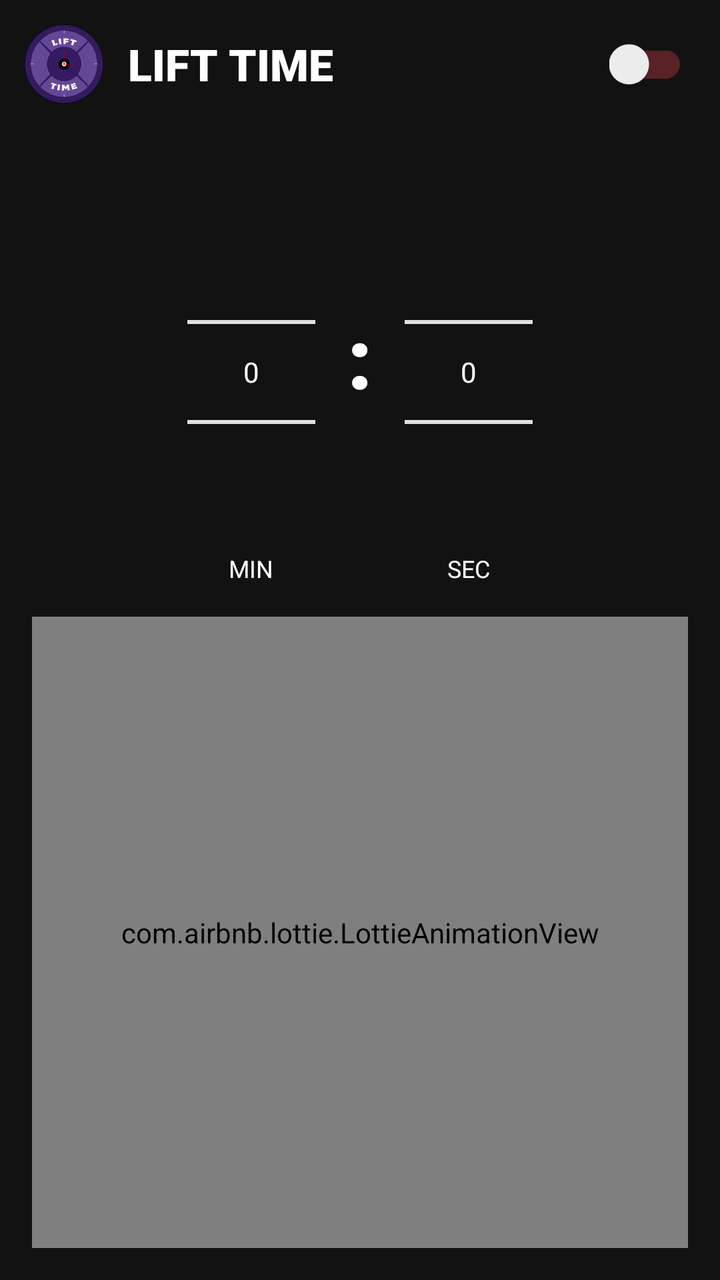
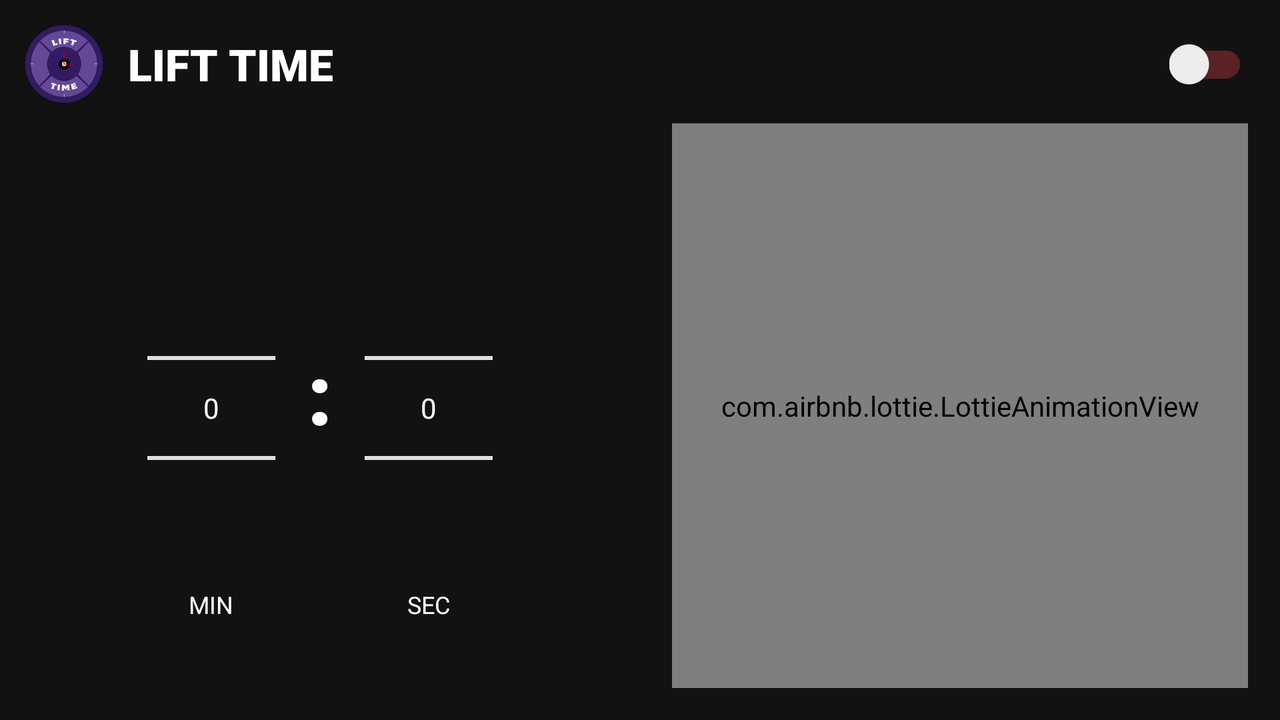

First picture: res/layout/ on a phone held upright. Second picture: the repository's own variant of that layout, on a device whose configuration matches the variant's folder. Source for both follows.
<!-- AndroidManifest.xml: application theme AppTheme -->
<!-- res/layout/main_fragment.xml -->
<?xml version="1.0" encoding="utf-8"?>
<layout xmlns:android="http://schemas.android.com/apk/res/android"
    xmlns:app="http://schemas.android.com/apk/res-auto"
    xmlns:tools="http://schemas.android.com/tools">

    <data>
        <variable
            name="viewmodel"
            type="r2.studios.lifttime.ui.main.MainViewModel" />
    </data>

    <androidx.constraintlayout.widget.ConstraintLayout
        android:id="@+id/main"
        android:layout_width="match_parent"
        android:layout_height="match_parent"
        android:background="@color/colorBackground"
        tools:context=".ui.main.MainFragment">

        <ImageView
            android:id="@+id/imageView"
            android:layout_width="64dp"
            android:layout_height="64dp"
            android:src="@mipmap/ic_launcher_foreground"
            app:layout_constraintStart_toStartOf="parent"
            app:layout_constraintTop_toTopOf="parent" />

        <TextView
            android:id="@+id/textView4"
            android:layout_width="wrap_content"
            android:layout_height="wrap_content"
            android:fontFamily="sans-serif-black"
            android:text="LIFT TIME"
            android:textAppearance="@style/TextAppearance.AppCompat.Large"
            android:textStyle="bold"
            app:layout_constraintBottom_toBottomOf="@+id/imageView"
            app:layout_constraintStart_toEndOf="@+id/imageView"
            app:layout_constraintTop_toTopOf="@+id/imageView" />

        <androidx.appcompat.widget.SwitchCompat
            android:id="@+id/switchGymTime"
            android:layout_width="wrap_content"
            android:layout_height="wrap_content"
            android:layout_marginEnd="16dp"
            android:theme="@style/SwitchStyle"
            app:layout_constraintBottom_toBottomOf="@+id/textView4"
            app:layout_constraintEnd_toEndOf="parent"
            app:layout_constraintTop_toTopOf="@+id/textView4" />

        <LinearLayout
            android:id="@+id/timerContainer"
            android:layout_width="wrap_content"
            android:layout_height="wrap_content"
            android:layout_marginTop="32dp"
            android:gravity="center"
            android:orientation="horizontal"
            app:layout_constraintEnd_toEndOf="parent"
            app:layout_constraintStart_toStartOf="parent"
            app:layout_constraintTop_toBottomOf="@+id/imageView">

            <LinearLayout
                android:layout_width="wrap_content"
                android:layout_height="wrap_content"
                android:gravity="center"
                android:orientation="vertical">

                <NumberPicker
                    android:id="@+id/npMin"
                    android:layout_width="wrap_content"
                    android:layout_height="wrap_content"
                    android:theme="@style/NumberPickerTheme" />

                <TextView
                    android:layout_width="wrap_content"
                    android:layout_height="wrap_content"
                    android:text="MIN"
                    android:textSize="12sp" />
            </LinearLayout>

            <TextView
                android:layout_width="wrap_content"
                android:layout_height="wrap_content"
                android:layout_marginHorizontal="16dp"
                android:layout_marginBottom="16dp"
                android:fontFamily="sans-serif-black"
                android:text=":"
                android:textAppearance="@style/TextAppearance.AppCompat.Display1"
                android:textColor="@android:color/white"
                android:textSize="42sp" />

            <LinearLayout
                android:layout_width="wrap_content"
                android:layout_height="wrap_content"
                android:gravity="center"
                android:orientation="vertical">

                <NumberPicker
                    android:id="@+id/npSec"
                    android:layout_width="wrap_content"
                    android:layout_height="wrap_content"
                    android:theme="@style/NumberPickerTheme" />

                <TextView
                    android:layout_width="wrap_content"
                    android:layout_height="wrap_content"
                    android:text="SEC"
                    android:textSize="12sp" />
            </LinearLayout>
        </LinearLayout>

        <com.airbnb.lottie.LottieAnimationView
            android:id="@+id/lottie_image"
            android:layout_width="0dp"
            android:layout_height="0dp"
            android:layout_margin="16dp"
            android:scaleType="centerInside"
            app:layout_constraintBottom_toBottomOf="parent"
            app:layout_constraintEnd_toEndOf="parent"
            app:layout_constraintStart_toStartOf="parent"
            app:layout_constraintTop_toBottomOf="@+id/timerContainer"
            app:lottie_fileName="animations/bush_up.json"
            app:lottie_imageAssetsFolder="bush up images" />

    </androidx.constraintlayout.widget.ConstraintLayout>
</layout>
<!-- resources referenced by this layout -->
<resources>
  <color name="colorBackground">#121212</color>
  <!-- mipmap ic_launcher_foreground: png bitmap (mipmap-hdpi, 6618 bytes) -->
  <style name="NumberPickerTheme">
          <item name="colorControlNormal">@android:color/white</item>
          <item name="android:editTextColor">@android:color/white</item>
          <item name="android:textColorPrimary">@android:color/white</item>
      </style>
  <style name="SwitchStyle" parent="Theme.AppCompat.Light">
          <item name="colorControlActivated">#48ea8b</item>
          <item name="colorControlNormal">#ff4651</item>
          <item name="colorControlHighlight">#ff4651</item>
          <item name="android:colorForeground">#ff4651</item>
      </style>
  <style name="AppTheme" parent="Theme.MaterialComponents.DayNight.NoActionBar">
          
          <item name="colorPrimary">@color/colorPrimary</item>
          <item name="colorPrimaryDark">@color/colorPrimaryDark</item>
          <item name="colorAccent">@color/colorAccent</item>
          <item name="android:textColor">@android:color/white</item>
      </style>
  <color name="colorPrimary">#6200EE</color>
  <color name="colorPrimaryDark">#3700B3</color>
  <color name="colorAccent">#ff4651</color>
</resources>
<!-- res/layout-land/main_fragment.xml (the repository's variant of the layout above) -->
<!-- drawn on the phone turned sideways -->
<?xml version="1.0" encoding="utf-8"?>
<layout xmlns:android="http://schemas.android.com/apk/res/android"
    xmlns:app="http://schemas.android.com/apk/res-auto"
    xmlns:tools="http://schemas.android.com/tools">

    <data>
        <variable
            name="viewmodel"
            type="r2.studios.lifttime.ui.main.MainViewModel" />
    </data>

    <androidx.constraintlayout.widget.ConstraintLayout
        android:id="@+id/main"
        android:layout_width="match_parent"
        android:layout_height="match_parent"
        android:background="@color/colorBackground"
        tools:context=".ui.main.MainFragment">

        <ImageView
            android:id="@+id/imageView"
            android:layout_width="64dp"
            android:layout_height="64dp"
            android:src="@mipmap/ic_launcher_foreground"
            app:layout_constraintStart_toStartOf="parent"
            app:layout_constraintTop_toTopOf="parent" />

        <TextView
            android:id="@+id/textView4"
            android:layout_width="wrap_content"
            android:layout_height="wrap_content"
            android:fontFamily="sans-serif-black"
            android:text="LIFT TIME"
            android:textAppearance="@style/TextAppearance.AppCompat.Large"
            android:textStyle="bold"
            app:layout_constraintBottom_toBottomOf="@+id/imageView"
            app:layout_constraintStart_toEndOf="@+id/imageView"
            app:layout_constraintTop_toTopOf="@+id/imageView" />

        <androidx.appcompat.widget.SwitchCompat
            android:id="@+id/switchGymTime"
            android:layout_width="wrap_content"
            android:layout_height="wrap_content"
            android:layout_marginEnd="16dp"
            android:theme="@style/SwitchStyle"
            app:layout_constraintBottom_toBottomOf="@+id/textView4"
            app:layout_constraintEnd_toEndOf="parent"
            app:layout_constraintTop_toTopOf="@+id/textView4" />

        <androidx.constraintlayout.widget.Guideline
            android:id="@+id/guideline"
            android:layout_width="wrap_content"
            android:layout_height="wrap_content"
            android:orientation="vertical"
            app:layout_constraintGuide_percent="0.5" />

        <LinearLayout
            android:id="@+id/timerContainer"
            android:layout_width="0dp"
            android:layout_height="wrap_content"
            android:gravity="center"
            android:orientation="horizontal"
            app:layout_constraintBottom_toBottomOf="parent"
            app:layout_constraintEnd_toStartOf="@+id/guideline"
            app:layout_constraintStart_toStartOf="parent"
            app:layout_constraintTop_toBottomOf="@+id/imageView">

            <LinearLayout
                android:layout_width="wrap_content"
                android:layout_height="wrap_content"
                android:gravity="center"
                android:orientation="vertical">

                <NumberPicker
                    android:id="@+id/npMin"
                    android:layout_width="wrap_content"
                    android:layout_height="wrap_content"
                    android:theme="@style/NumberPickerTheme" />

                <TextView
                    android:layout_width="wrap_content"
                    android:layout_height="wrap_content"
                    android:text="MIN"
                    android:textSize="12sp" />
            </LinearLayout>

            <TextView
                android:layout_width="wrap_content"
                android:layout_height="wrap_content"
                android:layout_marginHorizontal="16dp"
                android:layout_marginBottom="16dp"
                android:fontFamily="sans-serif-black"
                android:text=":"
                android:textAppearance="@style/TextAppearance.AppCompat.Display1"
                android:textColor="@android:color/white"
                android:textSize="42sp" />

            <LinearLayout
                android:layout_width="wrap_content"
                android:layout_height="wrap_content"
                android:gravity="center"
                android:orientation="vertical">

                <NumberPicker
                    android:id="@+id/npSec"
                    android:layout_width="wrap_content"
                    android:layout_height="wrap_content"
                    android:theme="@style/NumberPickerTheme" />

                <TextView
                    android:layout_width="wrap_content"
                    android:layout_height="wrap_content"
                    android:text="SEC"
                    android:textSize="12sp" />
            </LinearLayout>
        </LinearLayout>

        <com.airbnb.lottie.LottieAnimationView
            android:id="@+id/lottie_image"
            android:layout_width="0dp"
            android:layout_height="0dp"
            android:layout_margin="16dp"
            android:scaleType="centerInside"
            app:layout_constraintBottom_toBottomOf="parent"
            app:layout_constraintEnd_toEndOf="parent"
            app:layout_constraintStart_toStartOf="@+id/guideline"
            app:layout_constraintTop_toBottomOf="@+id/switchGymTime"
            app:lottie_fileName="animations/bush_up.json"
            app:lottie_imageAssetsFolder="bush up images" />

    </androidx.constraintlayout.widget.ConstraintLayout>
</layout>
